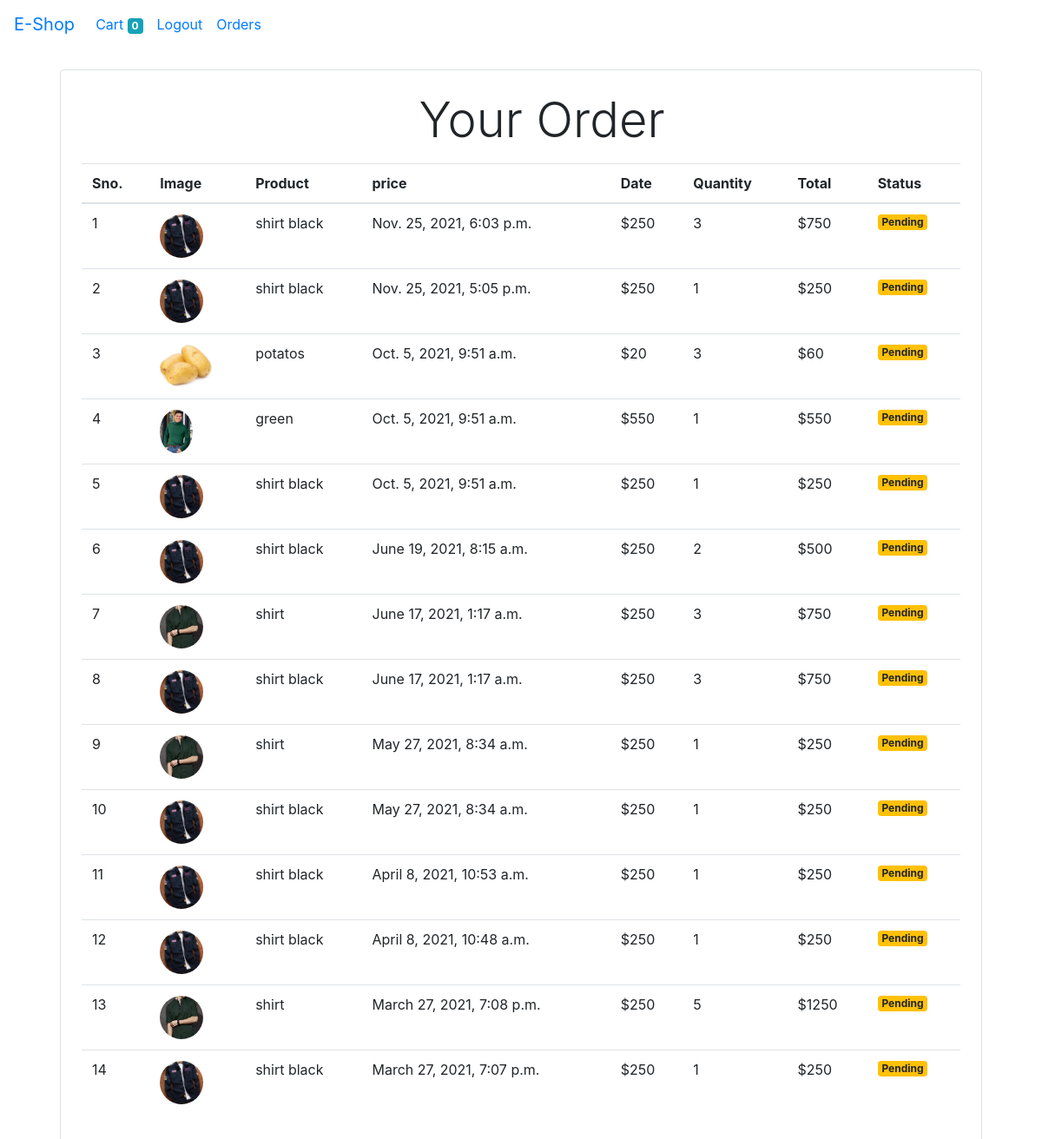
The app's page /order/ (signed in), older data.
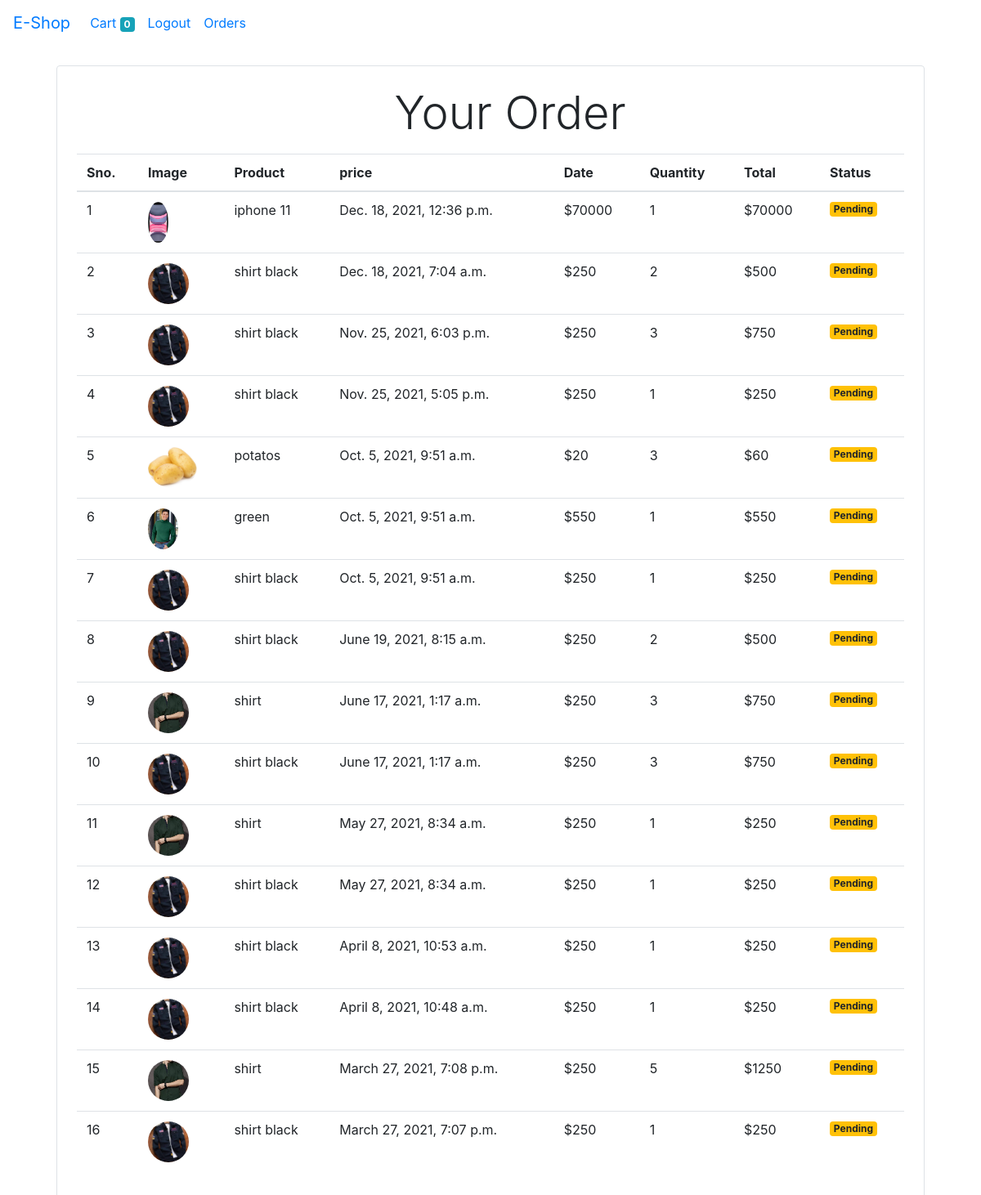
The same page, newer data.
### store/models.py (models this page shows, shortened)
class Order(models.Model):
    product = models.ForeignKey(Product,on_delete=models.CASCADE)
    customer = models.ForeignKey(Customer,on_delete=models.CASCADE)
    quantity = models.IntegerField(default=1)
    price = models.IntegerField()
    address = models.CharField(max_length=100,blank=True,null=True)
    phone = models.CharField(max_length=12, blank=True,null=True)
    country = models.CharField(max_length=200,null=True)
    city = models.CharField(max_length=200,null=True)
    state = models.CharField(max_length=200,null=True)
    dist = models.CharField(max_length=200,null=True)
    zipcode = models.CharField(max_length=20,null=True)
    date = models.DateTimeField(auto_now_add=True)
    status = models.BooleanField(default=False)
    @staticmethod
    def get_orders_by_customer(customer_id):
        return Order.objects.filter(customer=customer_id).order_by('-date')

class Product(models.Model):
    name = models.CharField(max_length=100)
    price = models.IntegerField(default=0)
    category = models.ForeignKey(Category, on_delete=models.CASCADE, default=1)
    description = models.CharField(max_length=200, default='', null=True, blank=True)
    image = models.ImageField(upload_to='products/')

### store/views.py (the view)
# urls.py: path('order/', OrderView.as_view(), name='order'),
class OrderView(View):
    def get(self,request):
        customer = request.session.get('customer')
        order = Order.get_orders_by_customer(customer)
        return render(request,'order.html',{'order':order})

### store/templatetags/cart.py (called while the page is built)
@register.filter(name='currency')
def currency(number):
    return '$'+str(number)

@register.filter(name='multiply')
def multiply(number,number1):
    return number * number1

### store/templates/order.html (shortened to what this page needs)
{% extends 'base.html' %}
{% block body %}
{% load cart %}
<div class="container">
    <div class="border rounded p-4 m-4">
        <p class="display-4 text-center pl-4 ml-4">Your Order</p>
        <table class="table">
            <thead>
                <tr>
                    <th>Sno.</th>
                    <th>Image</th>
                    <th>Product</th>
                    <th>price</th>
                    <th>Date</th>
                    <th>Quantity</th>
                    <th>Total</th>
                    <th>Status</th>
                </tr>
            </thead>
            <tbody>
                {% for order in order %}
                <tr>
                    <td>{{ forloop.counter}}</td>
                    <td><img style="height:50px" class="rounded-circle" src="{{order.product.image.url}}" alt="image not found"></td>
                    <td>{{order.product.name}}</td>
                    <td>{{order.date}}</td>
                    <td>{{order.price|currency}}</td>
                    <td>{{order.quantity}}</td>
                    <td>{{order.quantity|multiply:order.price|currency}}</td>
                    {% if order.status %}
                        <td><small class="badge badge-success">Complete</small></td>
                    {% else %}
                        <td><small class="badge badge-warning">Pending</small></td>
                    {% endif %}
                </tr>
                {% endfor %}
            </tbody>
        </table>
    </div>
</div>
{% endblock %}>

### store/templates/base.html (shortened to what this page needs)
{% load static %}
<html lang="en">
  <head>
    <link rel="stylesheet" href="https://stackpath.bootstrapcdn.com/bootstrap/4.1.3/css/bootstrap.min.css">
  </head>
  <body>
    <nav class="navbar navbar-expand-lg navbar-blue bg-blue">
  <a class="navbar-brand" href="/">E-Shop</a>
  <div class="collapse navbar-collapse" id="navbarSupportedContent">
    <ul class="navbar-nav mr-auto">
    {% if request.session.customer %}
       <li class="nav-item active">
        <a class="nav-link" href="/cart">Cart
          <span class="badge badge-info">{{request.session.cart.keys|length}}</span>
          <span class="sr-only">(current)</span></a>
      </li>
      <li class="nav-item active">
        <a class="nav-link" href="/logout">Logout<span class="sr-only">(current)</span></a>
      </li>
      <li class="nav-item active">
        <a class="nav-link" href="/order">Orders<span class="sr-only">(current)</span></a>
      </li>
      {% endif %}
    </ul>
  </div>
</nav>
{% block body %} {% endblock %}
  </body>
</html>

Row changes from the older to the newer data that the page shows:
added Order: product.image (picture), product.name "iphone 11", date "Dec. 18, 2021, 12:36 p.m.", price "$70000", quantity "1", quantity|multiply "$70000", status "Pending"
added Order: product.image (picture), product.name "shirt black", date "Dec. 18, 2021, 7:04 a.m.", price "$250", quantity "2", quantity|multiply "$500", status "Pending"
